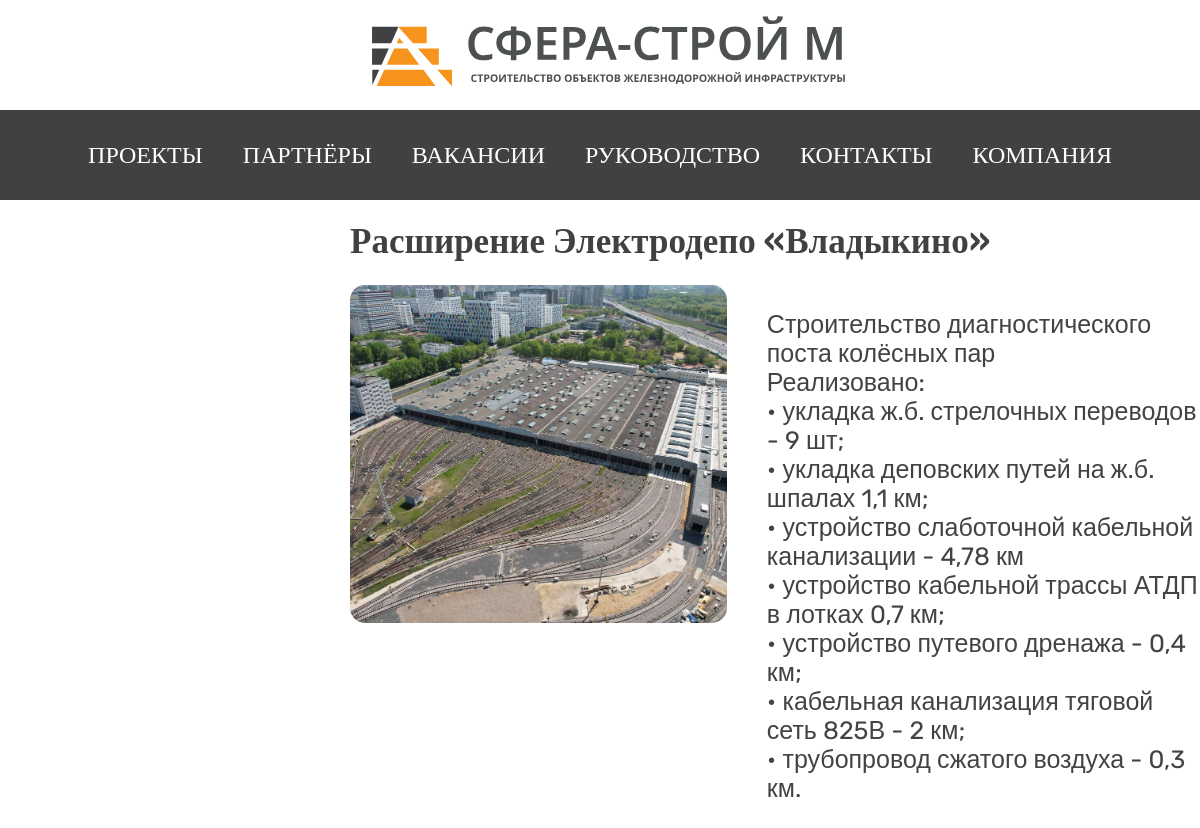
The app's page /object/10/ with its own data.
### main/models.py (models this page shows)
class Object(models.Model):
    name = models.CharField(max_length=100)
    image = models.ImageField(upload_to='objectImg/')
    description = models.TextField()
    is_ready = models.BooleanField(default=False)
    image1 = models.ImageField(upload_to='objectImg/', default='path/image.jpeg')
    image2 = models.ImageField(upload_to='objectImg/', default='path/image.jpeg')
    image3 = models.ImageField(upload_to='objectImg/', default='path/image.jpeg')
    image4 = models.ImageField(upload_to='objectImg/', default='path/image.jpeg')
    image5 = models.ImageField(upload_to='objectImg/', default='path/image.jpeg')
    image6 = models.ImageField(upload_to='objectImg/', default='path/image.jpeg')
    image7 = models.ImageField(upload_to='objectImg/', default='path/image.jpeg')

### main/views.py (the view)
# urls.py: path('object/<int:id>/', views.object_detail, name='object_detail'),
def object_detail(request, id):
    obj = get_object_or_404(Object, id=id)
    return render(request, 'object_detail.html', {'obj': obj})

### templates/object_detail.html (shortened to what this page needs)
{% extends "header.html" %}
{% block content %}
    {% load static %}
    <link rel="stylesheet" href="{% static 'css/object_detail.css' %}">
    <h1 class="glavnoe_slovo">{{ obj.name }}</h1>
    <div class="blur">
        <div class="image-container">
            {% if obj.image %}
                <img class="rounded-image" src="{{ obj.image.url }}" alt="{{ obj.name }}">
            {% endif %}
        </div>
        <div class="opis">
            <p id="description">{{ obj.description }}</p>
        </div>
    </div>
{% endblock %}

### static/css/object_detail.css (style rules this page uses)
.glavnoe_slovo { font-family: Rubik, serif; font-weight: 600; color: #414042; margin-left: 350px; margin-top: 20px; font-size: 35px; }
.blur { display: flex; flex-direction: row; }
.image-container { margin-left: 350px; width: 600px; border-radius: 15px; height: 338px; display: flex; justify-content: center; align-items: center; overflow: hidden; }
.rounded-image { box-shadow: 0px 4px 8px rgba(0, 0, 0, 0.2); width: 100%; height: 100%; object-fit: cover; }
.opis { margin-left: 40px; font-family: 'Rubik', sans-serif; font-weight: 400; font-size: 25px; color: #434343; }
#description { white-space: pre-wrap; }

### records on screen
Object: name "Расширение Электродепо «Владыкино»", image (picture), description "Строительство диагностического поста колёсных пар Реализовано: • укладка ж.б. стрелочных переводов - 9 шт; • укладка деповских путей на ж.б. шпалах 1,1 км; • устройство слаботочной кабельной канализации - 4,78 км • устройство кабельной трассы АТДП в лотках 0,7 км; • устройство путевого дренажа - 0,4 км; • кабельная канализация тяговой сеть 825В - 2 км; • трубопровод сжатого воздуха - 0,3 км.…"
